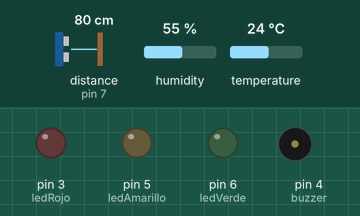
Recording of a sketch running on a simulated Arduino Uno, built with avr-gcc and run on an emulated ATmega328P. Shown: output pins drawn as LEDs (lit = HIGH), buzzer (waves = sounding, pin HIGH). Wiring (inferred from the names in the program): ultrasonic range finder: trigger pin 2; echo pin 7. Dashed ring = blinking. The inputs (shaded band) are chosen by the test bench; at power-on: distance to the obstacle (sensor on pin 7) 80 cm, temperature 24 °C, humidity 55 %. The echo pulse lasts 58.3 µs per cm; pins used as bus, display or sensor lines are not drawn.

Above: at 1.2 s.
1.3 s: distance to the obstacle (sensor on pin 7) set to 36 cm
2.8 s: distance to the obstacle (sensor on pin 7) set to 27 cm
At 2.94 s:
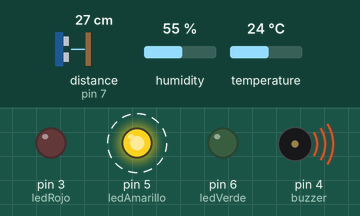
5.8 s: temperature set to 27 °C
At 6.76 s:
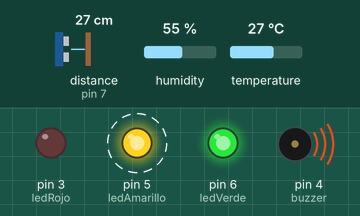
8.8 s: temperature set to 33 °C
At 9.51 s:
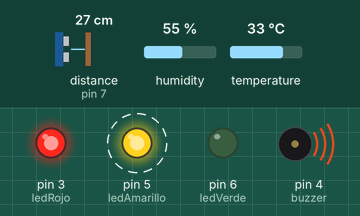
11.8 s: temperature set to 12 °C
At 12.78 s:
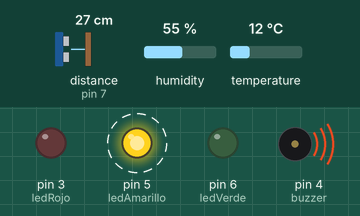
14.8 s: temperature set to 28 °C
At 15.78 s:
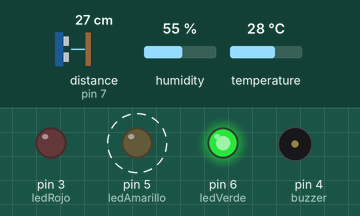
Timing chart, 0 to 18.8 s (numbered marks = the images above; inputs shaded):
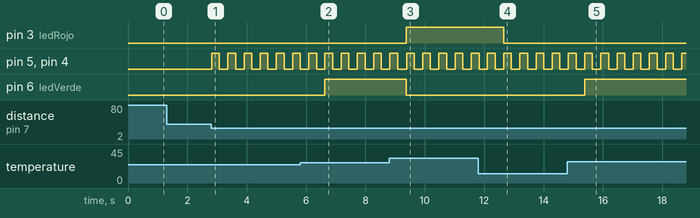

The sketch:

proyect_final.ino
```cpp
#include <Ping.h>
#include <DHT.h>

const int sonicTrig = 2;
const int sonicEcho = 7;
const int buzzer = 4;
const int ledRojo = 3;
const int ledAmarillo = 5;
const int ledVerde = 6;
int distancia;
int pausa;
byte pinS = 12;
#define DHTPIN 12
#define DHTTYPE DHT11
DHT dht(DHTPIN, DHTTYPE);

void setup()
{
  Serial.begin(9600);
  pinMode(sonicTrig, OUTPUT);
  pinMode(sonicEcho, INPUT);
  pinMode(buzzer, OUTPUT);
  pinMode(ledRojo, OUTPUT);
  pinMode(ledAmarillo, OUTPUT);
  pinMode(ledVerde, OUTPUT);
}

void loop()
{
  long duracion, distancia;
  digitalWrite(sonicTrig, LOW);
  delayMicroseconds(2);
  digitalWrite(sonicTrig, HIGH);
  delayMicroseconds(10);
  digitalWrite(sonicTrig, LOW);
  duracion = pulseIn(sonicEcho, HIGH);
  distancia = (duracion/2)/29.1;
  pausa = distancia * 10;

  if (distancia <= 30 && distancia >= 1)
  {
    digitalWrite(ledAmarillo, HIGH);
    digitalWrite(buzzer, HIGH);
    delay(pausa);
    digitalWrite(ledAmarillo, LOW);
    digitalWrite(buzzer, LOW);
    delay(pausa);
  }

  float t = dht.readTemperature();
  int val = dht.read(t);
  if (t >= 26 && t <=30)
  {
    digitalWrite(ledVerde, HIGH);
  }
  else
  digitalWrite(ledVerde, LOW);
  if (t >= 30 && t <= 38)
  {
    digitalWrite(ledRojo, HIGH);
  }
  else
  digitalWrite(ledRojo, LOW);

}
```

Measured:
- the behaviour switches between 32 and 31 cm on distance to the obstacle (sensor on pin 7) (found by bisection; images 0 and 1)
- the behaviour switches between 25 and 26 °C on temperature (found by bisection; images 1 and 2)
- after the input at 1.3 s, every drawn part: stays the same
- after the input at 2.8 s, pin 5 (ledAmarillo), pin 4 (buzzer): alternates HIGH for 0.26 s and LOW for 0.29 s, starting at once
- after the input at 5.8 s, pin 6 (ledVerde): LOW → HIGH after 0.83 s
- after the input at 8.8 s, pin 3 (ledRojo): LOW → HIGH after 0.58 s; pin 6 (ledVerde): HIGH → LOW after 0.58 s
- after the input at 11.8 s, pin 3 (ledRojo): HIGH → LOW after 0.86 s
- after the input at 14.8 s, pin 6 (ledVerde): LOW → HIGH after 0.58 s
